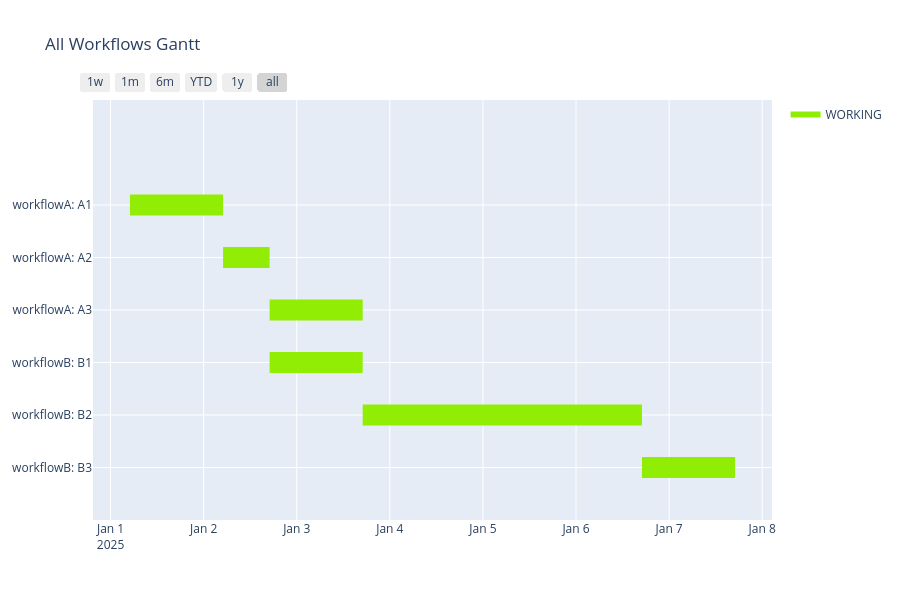

Notebook source saved alongside this figure:
### Code cell
from plotly.figure_factory import create_gantt

task_id_list = [
    task_A1.ID, task_A2.ID, task_A3.ID,
    task_B1.ID, task_B2.ID, task_B3.ID
]

all_workflows = [
    workflowA,
    workflowB
]

combined_df = []
for wf in all_workflows:
    combined_df.extend(
        wf.create_data_for_gantt_plotly(
            init_datetime=project.init_datetime,
            unit_timedelta=project.unit_timedelta,
            target_id_order_list=list(task_id_list),
            print_workflow_name=True,
            view_ready=False,           # READY も表示したいなら True
            finish_margin=1.0
        )
    )

colors = {"WORKING": "rgb(146, 237, 5)", "READY": "rgb(107,127,135)"}

fig = create_gantt(
    combined_df,
    title="All Workflows Gantt",
    colors=colors,
    index_col="State",
    showgrid_x=True,
    showgrid_y=True,
    group_tasks=True,
    show_colorbar=True,
)

fig.show()

### Figure 1 — Plotly figure (JSON) as saved in the notebook; plotly's stock layout.template omitted (floating-point values rounded to 4 significant figures)
{"data": [{"fill": "toself", "fillcolor": "rgb(146, 237, 5)", "hoverinfo": "name", "legendgroup": "rgb(146, 237, 5)", "mode": "none", "name": "WORKING", "type": "scatter", "x": ["2025-01-01 05:00:00", "2025-01-02 05:00:00", "2025-01-02 05:00:00", "2025-01-01 05:00:00", "2025-01-01 05:00:00", "2025-01-02 05:00:00", "2025-01-02 17:00:00", "2025-01-02 17:00:00", "2025-01-02 05:00:00", "2025-01-02 05:00:00", "2025-01-02 17:00:00", "2025-01-03 17:00:00", "2025-01-03 17:00:00", "2025-01-02 17:00:00", "2025-01-02 17:00:00", "2025-01-02 17:00:00", "2025-01-03 17:00:00", "2025-01-03 17:00:00", "2025-01-02 17:00:00", "2025-01-02 17:00:00", "2025-01-03 17:00:00", "2025-01-06 17:00:00", "2025-01-06 17:00:00", "2025-01-03 17:00:00", "2025-01-03 17:00:00", "2025-01-06 17:00:00", "2025-01-07 17:00:00", "2025-01-07 17:00:00", "2025-01-06 17:00:00"], "y": [4.8, 4.8, 5.2, 5.2, null, 3.8, 3.8, 4.2, 4.2, null, 2.8, 2.8, 3.2, 3.2, null, 1.8, 1.8, 2.2, 2.2, null, 0.8, 0.8, 1.2, 1.2, null, -0.2, -0.2, 0.2, 0.2]}, {"legendgroup": "rgb(146, 237, 5)", "marker": {"color": "rgb(146, 237, 5)", "opacity": 0, "size": 1}, "mode": "markers", "name": "", "showlegend": false, "text": [null, null, null, null, null, null, null, null, null, null, null, null], "type": "scatter", "x": ["2025-01-01 05:00:00", "2025-01-02 05:00:00", "2025-01-02 05:00:00", "2025-01-02 17:00:00", "2025-01-02 17:00:00", "2025-01-03 17:00:00", "2025-01-02 17:00:00", "2025-01-03 17:00:00", "2025-01-03 17:00:00", "2025-01-06 17:00:00", "2025-01-06 17:00:00", "2025-01-07 17:00:00"], "y": [5, 5, 4, 4, 3, 3, 2, 2, 1, 1, 0, 0]}], "layout": {"height": 600, "hovermode": "closest", "showlegend": true, "title": {"text": "All Workflows Gantt"}, "xaxis": {"rangeselector": {"buttons": [{"count": 7, "label": "1w", "step": "day", "stepmode": "backward"}, {"count": 1, "label": "1m", "step": "month", "stepmode": "backward"}, {"count": 6, "label": "6m", "step": "month", "stepmode": "backward"}, {"count": 1, "label": "YTD", "step": "year", "stepmode": "todate"}, {"count": 1, "label": "1y", "step": "year", "stepmode": "backward"}, {"step": "all"}]}, "showgrid": true, "type": "date", "zeroline": false}, "yaxis": {"autorange": false, "range": [-1, 7], "showgrid": true, "ticktext": ["workflowB: B3", "workflowB: B2", "workflowB: B1", "workflowA: A3", "workflowA: A2", "workflowA: A1"], "tickvals": [0, 1, 2, 3, 4, 5], "zeroline": false}}}
